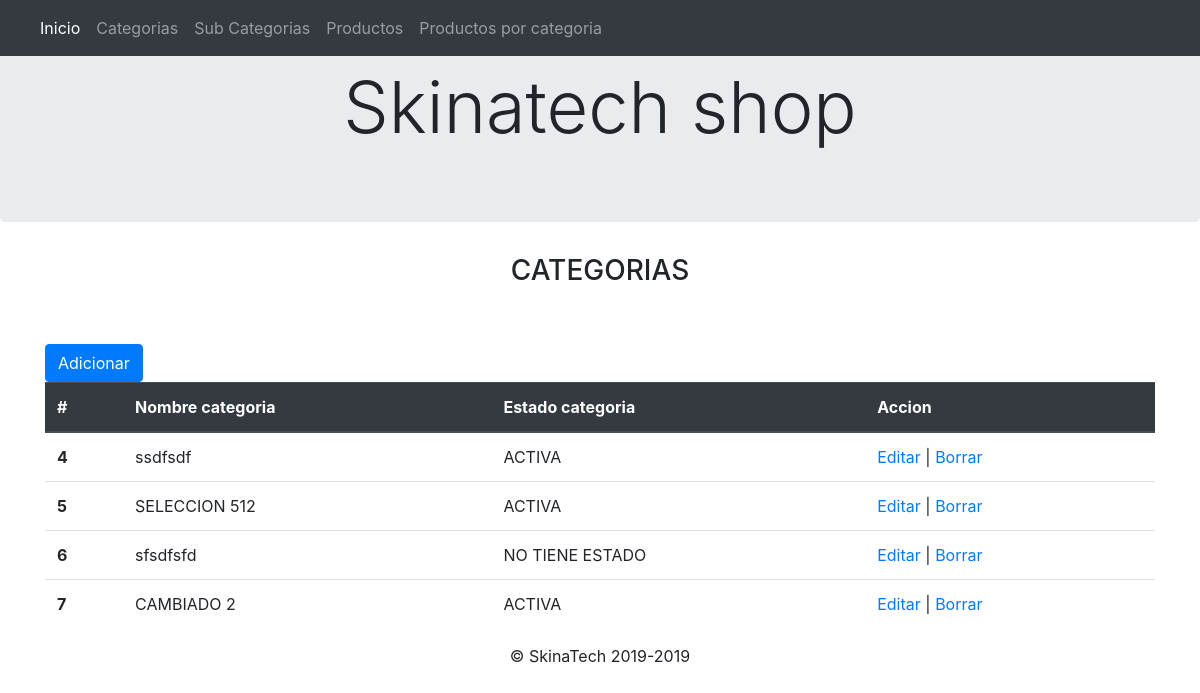
Page /index.php/categories_controller on the committed database.
### tables this page shows
CREATE TABLE `categorias` (
  `id_categoria` int(11) NOT NULL,
  `nombre_categoria` varchar(100) DEFAULT NULL,
  `es_activa` tinyint(1) DEFAULT '0'
);

### application/controllers/Categories_controller.php (called while the page is built, shortened)
<?php
class Categories_controller extends CI_Controller {
    public function __construct()
    {
        $this->load->model('Crud_model');
    }
    public function index()
    {
        $this->load->view('/includes/header_view');
        $data['result'] = $this->Crud_model->categories_show();
        $this->load->view('categories_view',$data);
        $this->load->view('includes/footer_view');
    }
}

### index.php (called while the page is built, shortened)
<?php
require_once BASEPATH.'core/CodeIgniter.php';

### application/models/Crud_model.php (called while the page is built, shortened)
<?php if ( ! defined('BASEPATH')) exit('No direct script access allowed');
class Crud_model extends CI_Model {
    function categories_show()
    {
        $query = $this->db->query('SELECT id_categoria, nombre_categoria,
        CASE
        WHEN es_activa = 0 THEN "INACTIVA"
        WHEN es_activa = 1 THEN "ACTIVA"
        ELSE "NO TIENE ESTADO"
        END AS es_activa FROM categorias');
        return $query->result();
    }
}

### application/views/categories_view.php (the view, shortened to what this page needs)
<div class="page-heade">
        <div class="container">
          <center><h3 class="display-6">CATEGORIAS</h3></center>
        </div>
</div>
<div class="container">
        <br>
        <br>
<button type="button" class="btn btn-primary" data-toggle="modal" data-target="#exampleModal">
  Adicionar
</button>
            <table class="table">
            <thead class="thead-dark">
                <tr>
                <th scope="col">#</th>
                <th scope="col">Nombre categoria</th>
                <th scope="col">Estado categoria</th>
                <th scope="col">Accion</th>
                </tr>
            </thead>
            <tbody>
                <?php foreach($result as $row) {?>
                <tr>
                <th scope="row"><?php echo $row->id_categoria;?></th>
                <td><?php echo $row->nombre_categoria;?></td>
                <td><?php echo $row->es_activa;?></td>
                <td>
                <a href="<?php echo site_url('Categories_controller/edit');?>/<?php echo $row->id_categoria;?>">Editar</a>  |
                <a href="<?php echo site_url('Categories_controller/delete');?>/<?php echo $row->id_categoria;?>">Borrar</a>
                </td>
                    </tr>
                    <?php } ?>
            </tbody>
            </table>
      </div>

### rows in the picture
categorias: id_categoria "4", nombre_categoria "ssdfsdf", es_activa "ACTIVA"
categorias: id_categoria "5", nombre_categoria "SELECCION 512", es_activa "ACTIVA"
categorias: id_categoria "6", nombre_categoria "sfsdfsfd", es_activa "NO TIENE ESTADO"
categorias: id_categoria "7", nombre_categoria "CAMBIADO 2", es_activa "ACTIVA"
